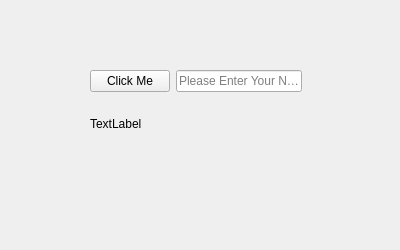
<?xml version="1.0" encoding="UTF-8"?>
<ui version="4.0">
 <class>Application</class>
 <widget class="QWidget" name="Application">
  <property name="geometry">
   <rect>
    <x>0</x>
    <y>0</y>
    <width>400</width>
    <height>250</height>
   </rect>
  </property>
  <property name="windowTitle">
   <string>Form</string>
  </property>
  <widget class="QWidget" name="">
   <property name="geometry">
    <rect>
     <x>90</x>
     <y>70</y>
     <width>212</width>
     <height>80</height>
    </rect>
   </property>
   <layout class="QVBoxLayout" name="verticalLayout">
    <item>
     <layout class="QHBoxLayout" name="horizontalLayout">
      <item>
       <widget class="QPushButton" name="btn_click">
        <property name="text">
         <string>Click Me</string>
        </property>
       </widget>
      </item>
      <item>
       <widget class="QLineEdit" name="lineEdit">
        <property name="placeholderText">
         <string>Please Enter Your Name</string>
        </property>
       </widget>
      </item>
     </layout>
    </item>
    <item>
     <widget class="QLabel" name="label">
      <property name="text">
       <string>TextLabel</string>
      </property>
     </widget>
    </item>
   </layout>
  </widget>
 </widget>
 <resources/>
 <connections/>
</ui>
